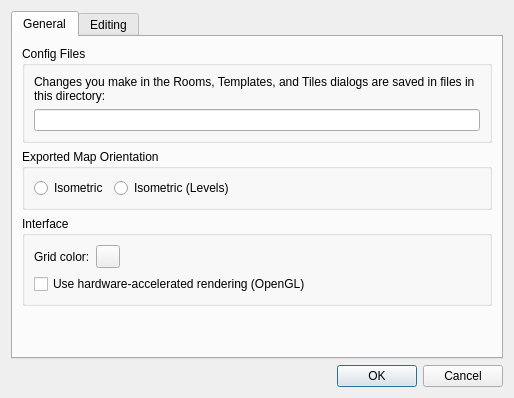
<?xml version="1.0" encoding="UTF-8"?>
<ui version="4.0">
 <class>BuildingPreferencesDialog</class>
 <widget class="QDialog" name="BuildingPreferencesDialog">
  <property name="geometry">
   <rect>
    <x>0</x>
    <y>0</y>
    <width>514</width>
    <height>398</height>
   </rect>
  </property>
  <property name="windowTitle">
   <string>Preferences</string>
  </property>
  <layout class="QVBoxLayout" name="verticalLayout_2">
   <item>
    <widget class="QTabWidget" name="tabWidget">
     <property name="currentIndex">
      <number>0</number>
     </property>
     <widget class="QWidget" name="tab">
      <attribute name="title">
       <string>General</string>
      </attribute>
      <layout class="QVBoxLayout" name="verticalLayout">
       <item>
        <widget class="QGroupBox" name="groupBox_2">
         <property name="title">
          <string>Config Files</string>
         </property>
         <layout class="QVBoxLayout" name="verticalLayout_4">
          <item>
           <widget class="QLabel" name="label_3">
            <property name="text">
             <string>Changes you make in the Rooms, Templates, and Tiles dialogs are saved in files in this directory:</string>
            </property>
            <property name="wordWrap">
             <bool>true</bool>
            </property>
           </widget>
          </item>
          <item>
           <widget class="QLineEdit" name="configDirEdit">
            <property name="readOnly">
             <bool>true</bool>
            </property>
           </widget>
          </item>
         </layout>
        </widget>
       </item>
       <item>
        <widget class="QGroupBox" name="groupBox_3">
         <property name="title">
          <string>Exported Map Orientation</string>
         </property>
         <layout class="QHBoxLayout" name="horizontalLayout_2">
          <item>
           <widget class="QRadioButton" name="isometric">
            <property name="text">
             <string>Isometric</string>
            </property>
           </widget>
          </item>
          <item>
           <widget class="QRadioButton" name="levelIsometric">
            <property name="text">
             <string>Isometric (Levels)</string>
            </property>
           </widget>
          </item>
          <item>
           <spacer name="horizontalSpacer">
            <property name="orientation">
             <enum>Qt::Horizontal</enum>
            </property>
            <property name="sizeHint" stdset="0">
             <size>
              <width>40</width>
              <height>20</height>
             </size>
            </property>
           </spacer>
          </item>
         </layout>
        </widget>
       </item>
       <item>
        <widget class="QGroupBox" name="groupBox">
         <property name="title">
          <string>Interface</string>
         </property>
         <layout class="QGridLayout" name="gridLayout" columnstretch="0,0">
          <item row="0" column="0">
           <layout class="QHBoxLayout" name="horizontalLayout">
            <item>
             <widget class="QLabel" name="label_4">
              <property name="text">
               <string>Grid color:</string>
              </property>
             </widget>
            </item>
            <item>
             <widget class="Tiled::Internal::ColorButton" name="gridColor"/>
            </item>
            <item>
             <spacer name="horizontalSpacer_2">
              <property name="orientation">
               <enum>Qt::Horizontal</enum>
              </property>
              <property name="sizeHint" stdset="0">
               <size>
                <width>40</width>
                <height>20</height>
               </size>
              </property>
             </spacer>
            </item>
           </layout>
          </item>
          <item row="4" column="0">
           <widget class="QCheckBox" name="useOpenGL">
            <property name="text">
             <string>Use hardware-accelerated rendering (OpenGL)</string>
            </property>
           </widget>
          </item>
         </layout>
        </widget>
       </item>
       <item>
        <spacer name="verticalSpacer">
         <property name="orientation">
          <enum>Qt::Vertical</enum>
         </property>
         <property name="sizeHint" stdset="0">
          <size>
           <width>20</width>
           <height>40</height>
          </size>
         </property>
        </spacer>
       </item>
      </layout>
     </widget>
     <widget class="QWidget" name="editingTab">
      <attribute name="title"><string>Editing</string></attribute>
      <layout class="QVBoxLayout" name="editingLayout">
       <item>
        <widget class="QCheckBox" name="furnitureClipboardEnabled">
         <property name="text"><string>Enable furniture copy and paste in Ortho and Iso</string></property>
        </widget>
       </item>
       <item>
        <widget class="QCheckBox" name="revealPickedTileset">
         <property name="text"><string>Show the tileset palette when picking a tile</string></property>
        </widget>
       </item>
       <item>
        <widget class="QCheckBox" name="wallVariantDetails">
         <property name="text"><string>Show wall and trim variant details in tooltips</string></property>
        </widget>
       </item>
       <item>
        <widget class="QCheckBox" name="luaFloorGrimeEnabled">
         <property name="text"><string>Allow Lua scripts to register Floor Grime brushes</string></property>
        </widget>
       </item>
       <item>
        <spacer name="editingSpacer">
         <property name="orientation"><enum>Qt::Vertical</enum></property>
         <property name="sizeHint" stdset="0"><size><width>0</width><height>0</height></size></property>
        </spacer>
       </item>
      </layout>
     </widget>
    </widget>
   </item>
   <item>
    <widget class="QDialogButtonBox" name="buttonBox">
     <property name="orientation">
      <enum>Qt::Horizontal</enum>
     </property>
     <property name="standardButtons">
      <set>QDialogButtonBox::Cancel|QDialogButtonBox::Ok</set>
     </property>
    </widget>
   </item>
  </layout>
 </widget>
 <customwidgets>
  <customwidget>
   <class>Tiled::Internal::ColorButton</class>
   <extends>QToolButton</extends>
   <header location="global">colorbutton.h</header>
  </customwidget>
 </customwidgets>
 <resources/>
 <connections>
  <connection>
   <sender>buttonBox</sender>
   <signal>accepted()</signal>
   <receiver>BuildingPreferencesDialog</receiver>
   <slot>accept()</slot>
   <hints>
    <hint type="sourcelabel">
     <x>248</x>
     <y>254</y>
    </hint>
    <hint type="destinationlabel">
     <x>157</x>
     <y>274</y>
    </hint>
   </hints>
  </connection>
  <connection>
   <sender>buttonBox</sender>
   <signal>rejected()</signal>
   <receiver>BuildingPreferencesDialog</receiver>
   <slot>reject()</slot>
   <hints>
    <hint type="sourcelabel">
     <x>316</x>
     <y>260</y>
    </hint>
    <hint type="destinationlabel">
     <x>286</x>
     <y>274</y>
    </hint>
   </hints>
  </connection>
 </connections>
</ui>
